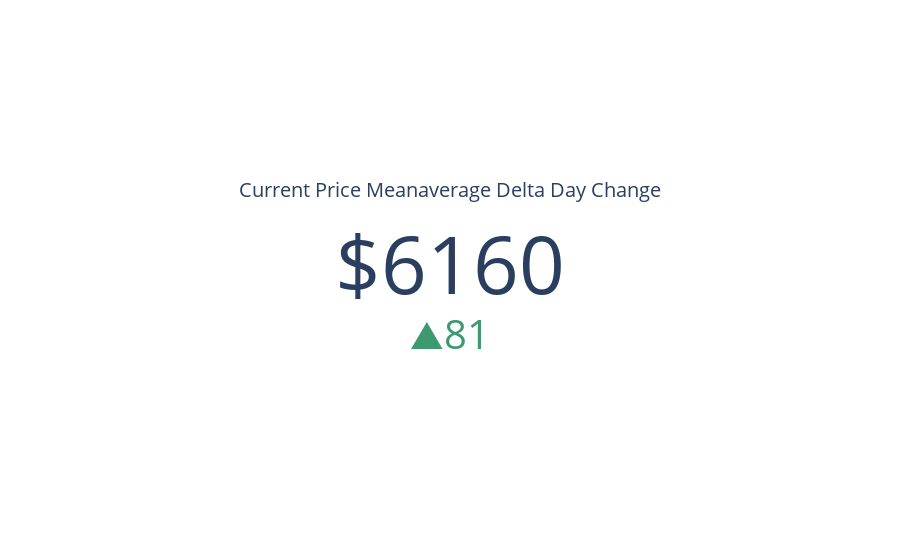

Notebook code cell kept with this figure:
### Code cell
import plotly.graph_objects as go

fig = go.Figure(go.Indicator(
    domain = {'x': [0, 1], 'y': [0, 1]},
    value = df.price.iloc[-1] - df.meanavge.iloc[-1],
    mode = "number+delta",
    number = {'prefix': "$"},
    delta = {"reference": ((df.price.iloc[-2] - df.meanavge.iloc[-2])), "valueformat": ".0f"},
    title = {'text': "Current Price Meanaverage Delta Day Change"},
    gauge = {'axis': {'range': [None, df.price[df['price']==df.price.max()].tolist()[0]]},
    'bar': {'color': "orange"}}))

fig.show()
fig.write_html("../static/price-mean.html")

### Figure 1 — Plotly figure (JSON) as saved in the notebook; plotly's stock layout.template omitted (floating-point values rounded to 4 significant figures)
{"data": [{"delta": {"reference": 6074.0, "valueformat": ".0f"}, "domain": {"x": [0, 1], "y": [0, 1]}, "gauge": {"axis": {"range": [null, 67530.0]}, "bar": {"color": "orange"}}, "mode": "number+delta", "number": {"prefix": "$"}, "title": {"text": "Current Price Meanaverage Delta Day Change"}, "type": "indicator", "value": 6155.0}], "layout": {}}
